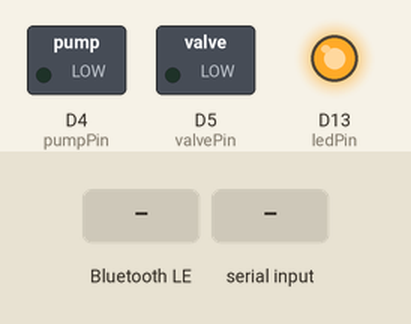
Simulated run of this sketch. Board: Arduino Uno R4 WiFi. Parts: switched loads named in the sketch (green lamp = pin HIGH), output pins drawn as LEDs (lit = HIGH). The test bench sets the inputs (shaded band). Nothing arrives over Bluetooth unless stated; a phone connects over Bluetooth LE 3 s after start; what the sketch prints to the serial monitor is not drawn.

Above: at 3.2 s.
3.3 s: Bluetooth LE write "PUMP:" received
At 6.1 s:
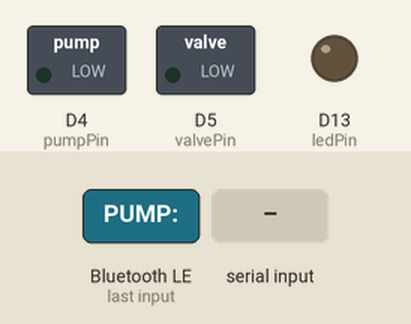
6.3 s: "VALVE:90\n" received over Serial
At 6.9 s:
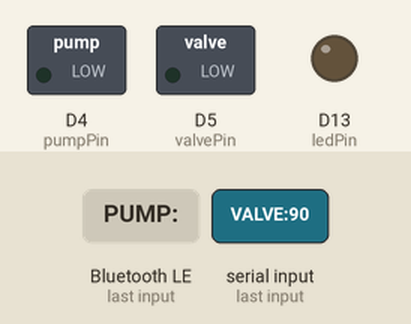
7.8 s: Bluetooth LE write "VALVE:" received
At 8.3 s:
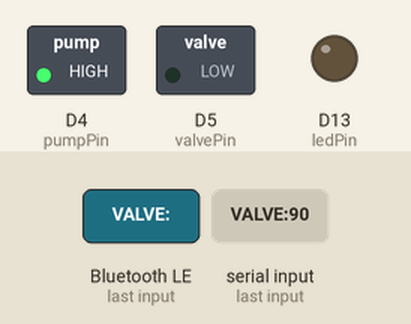
10.8 s: Bluetooth LE write "5" received
At 12.2 s:
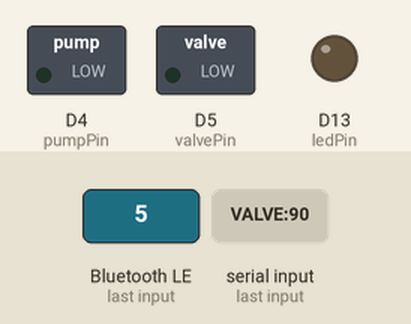
Timing chart, 0 to 13.8 s (numbered marks = the images above; inputs shaded):
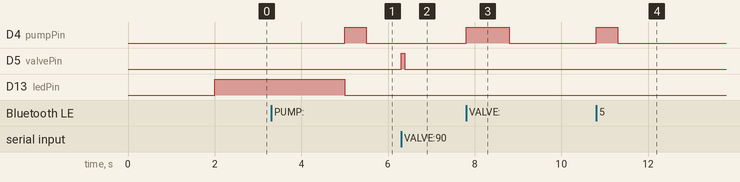

The sketch:

Infoglut.ino
```cpp
#include <ArduinoBLE.h>
#include <WiFiS3.h>

// 服务器端口80
WiFiServer server(80);

// 定义蓝牙服务和特征
BLEService textService("19B10000-E8F2-537E-4F6C-D104768A1214");
BLEStringCharacteristic textChar("19B10001-E8F2-537E-4F6C-D104768A1214", BLEWrite | BLERead, 100);

// --- 硬件引脚配置 ---
const int pumpPin = 4;              // 气泵继电器信号线接 D4
const int valvePin = 5;             // 电磁阀信号线接 D5
const int ledPin = LED_BUILTIN;     // 板载指示灯

void setup() {
  Serial.begin(9600);
  pinMode(pumpPin, OUTPUT);
  pinMode(valvePin, OUTPUT);
  pinMode(ledPin, OUTPUT);

  digitalWrite(pumpPin, LOW);
  digitalWrite(valvePin, LOW);
  digitalWrite(ledPin, LOW);

  delay(2000);
  Serial.println("--- 交互装置系统启动中 ---");

  if (!BLE.begin()) {
    Serial.println("BLE Error");
    while (1) {
      digitalWrite(ledPin, HIGH); delay(100);
      digitalWrite(ledPin, LOW); delay(100);
    }
  }

  BLE.setLocalName("Arduino-Pump");
  BLE.setDeviceName("Arduino-Pump");

  BLE.setAdvertisedService(textService);
  textService.addCharacteristic(textChar);
  BLE.addService(textService);

  BLE.advertise();
  Serial.println(">>> Ready, waiting for connect...");

  digitalWrite(ledPin, HIGH);
}

// 根据文字长度计算气泵持续时间
int getPumpDuration(String text) {
  int len = text.length();

  if (len <= 5) return 500;
  if (len <= 15) return 1000;
  if (len <= 30) return 1800;
  return 2500;
}

// 气泵吹气（正常内容触发）
void triggerPump(int durationMs) {
  Serial.print("Airpump starting for ");
  Serial.print(durationMs);
  Serial.println(" ms");

  digitalWrite(pumpPin, HIGH);
  delay(durationMs);
  digitalWrite(pumpPin, LOW);

  Serial.println("Airpump closed");
}

// 电磁阀放气（脏话/伤害性内容触发）
void triggerValve(int durationMs) {
  Serial.print("Valve opening for ");
  Serial.print(durationMs);
  Serial.println(" ms");

  digitalWrite(valvePin, HIGH);
  delay(durationMs);
  digitalWrite(valvePin, LOW);

  Serial.println("Valve closed");
}

// 处理来自串口的命令
void handleSerialCommand(String command) {
  command.trim();

  if (command.startsWith("PUMP:")) {
    String value = command.substring(5);
    int duration = value.toInt();

    if (duration > 0) {
      Serial.print("Received PUMP command, duration = ");
      Serial.println(duration);
      triggerPump(duration);
    } else {
      Serial.println("Invalid PUMP duration");
    }

  } else if (command.startsWith("VALVE:")) {
    String value = command.substring(6);
    int duration = value.toInt();

    if (duration > 0) {
      Serial.print("Received VALVE command, duration = ");
      Serial.println(duration);
      triggerValve(duration);
    } else {
      Serial.println("Invalid VALVE duration");
    }
  }
}

void loop() {
  if (Serial.available() > 0) {
    String command = Serial.readStringUntil('\n');
    handleSerialCommand(command);
  }

  BLEDevice central = BLE.central();

  if (central) {
    Serial.print("📱 App connected, phone MAC address: ");
    Serial.println(central.address());
    digitalWrite(ledPin, LOW);

    while (central.connected()) {
      BLE.poll();

      if (Serial.available() > 0) {
        String command = Serial.readStringUntil('\n');
        handleSerialCommand(command);
      }

      if (textChar.written()) {
        String receivedText = textChar.value();

        Serial.print("CONTENT_FROM_PHONE:");
        Serial.println(receivedText);

        int duration = getPumpDuration(receivedText);
        triggerPump(duration);

        /*
          未来如果你想让 BLE 端也支持"伤害词吸气"，
          可以在这里加检测逻辑，再调用 triggerSuck(duration)
          目前先不启用
        */
      }
    }

    Serial.println("⚠️ Phone app disconnected");
    digitalWrite(ledPin, HIGH);
  }
}
```

Measured:
- after the input at 3.3 s, D4 (pumpPin): LOW → HIGH after 1.7 s, → LOW 0.50 s later
- after the input at 6.3 s, D5 (valvePin): LOW → HIGH at once, → LOW 0.09 s later
- after the input at 7.8 s, D4 (pumpPin): LOW → HIGH at once, → LOW 1.0 s later
- after the input at 10.8 s, D4 (pumpPin): LOW → HIGH at once, → LOW 0.50 s later
